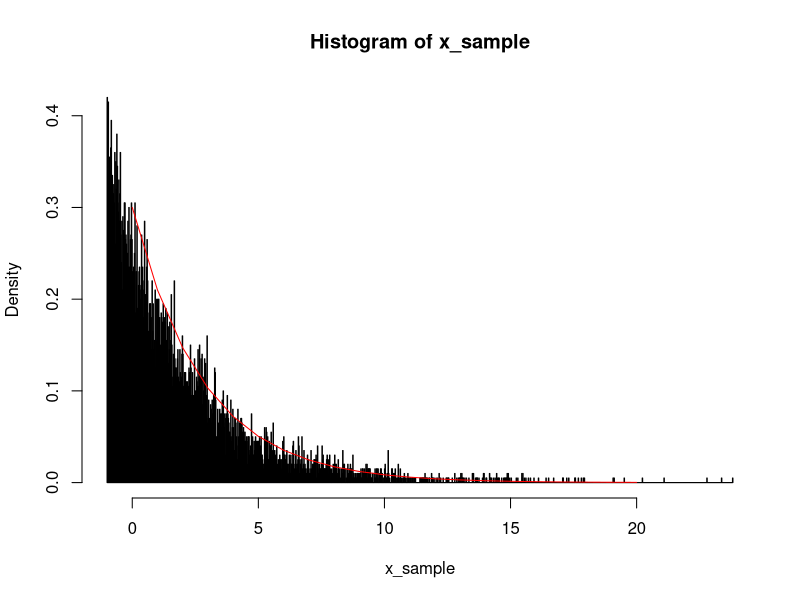

Write the R code that produced this figure.
geometric_inv_cdf <- function(u, p) {
    frac <- (log(1 - u) / log(1 - p))
    return(frac - 1)
}

geometric_pdf = function(x, p) {
    return(p*(1-p)^x)
}

p <- 0.3
u_sample <- runif(10000, 0, 1)
x_sample <- geometric_inv_cdf(u_sample, p)
hist(x_sample, col = "Blue", breaks = 1000, freq = FALSE)

x_sample_actual = seq(0, 20)
u_sample_actual = geometric_pdf(x_sample_actual, p)
lines(x_sample_actual, u_sample_actual, col = "red")



